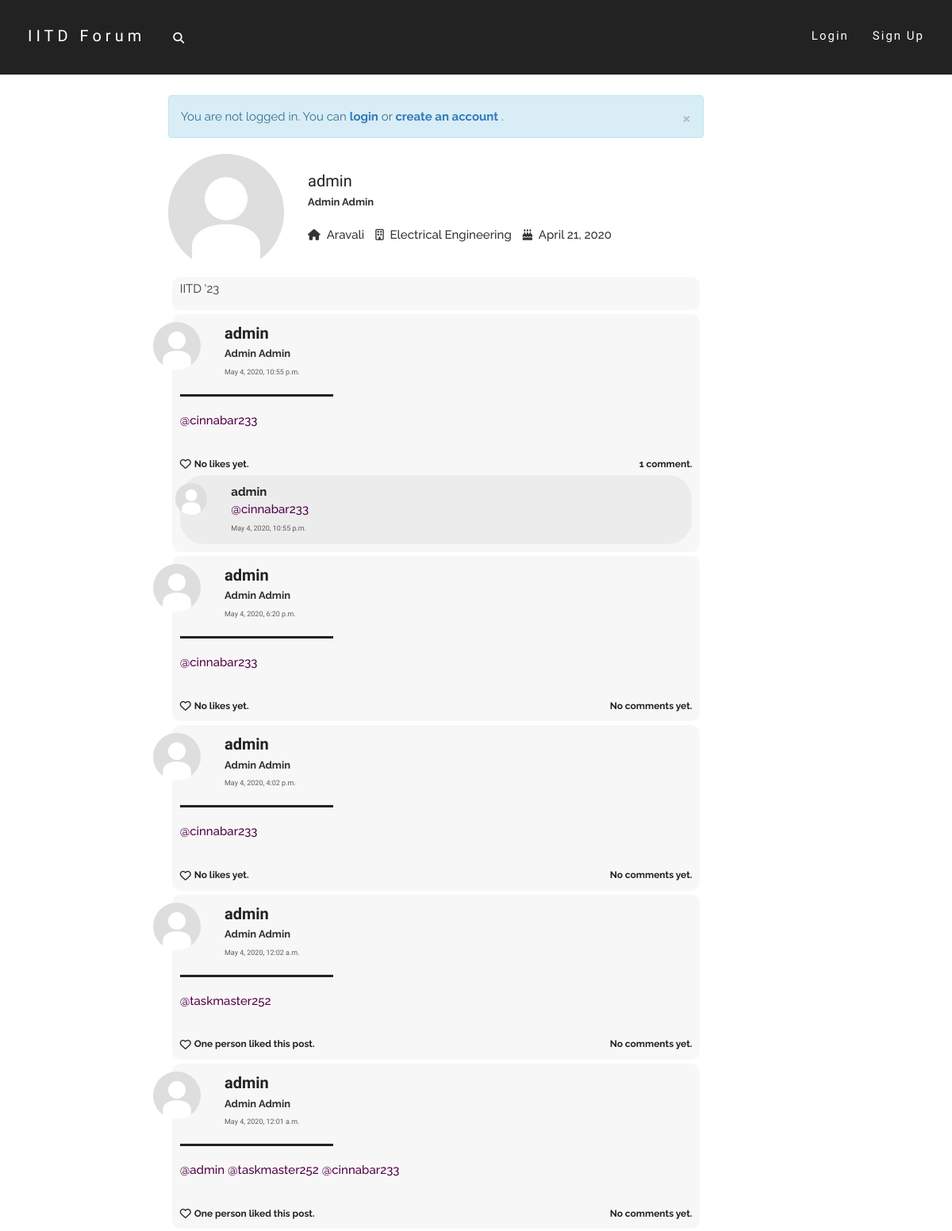
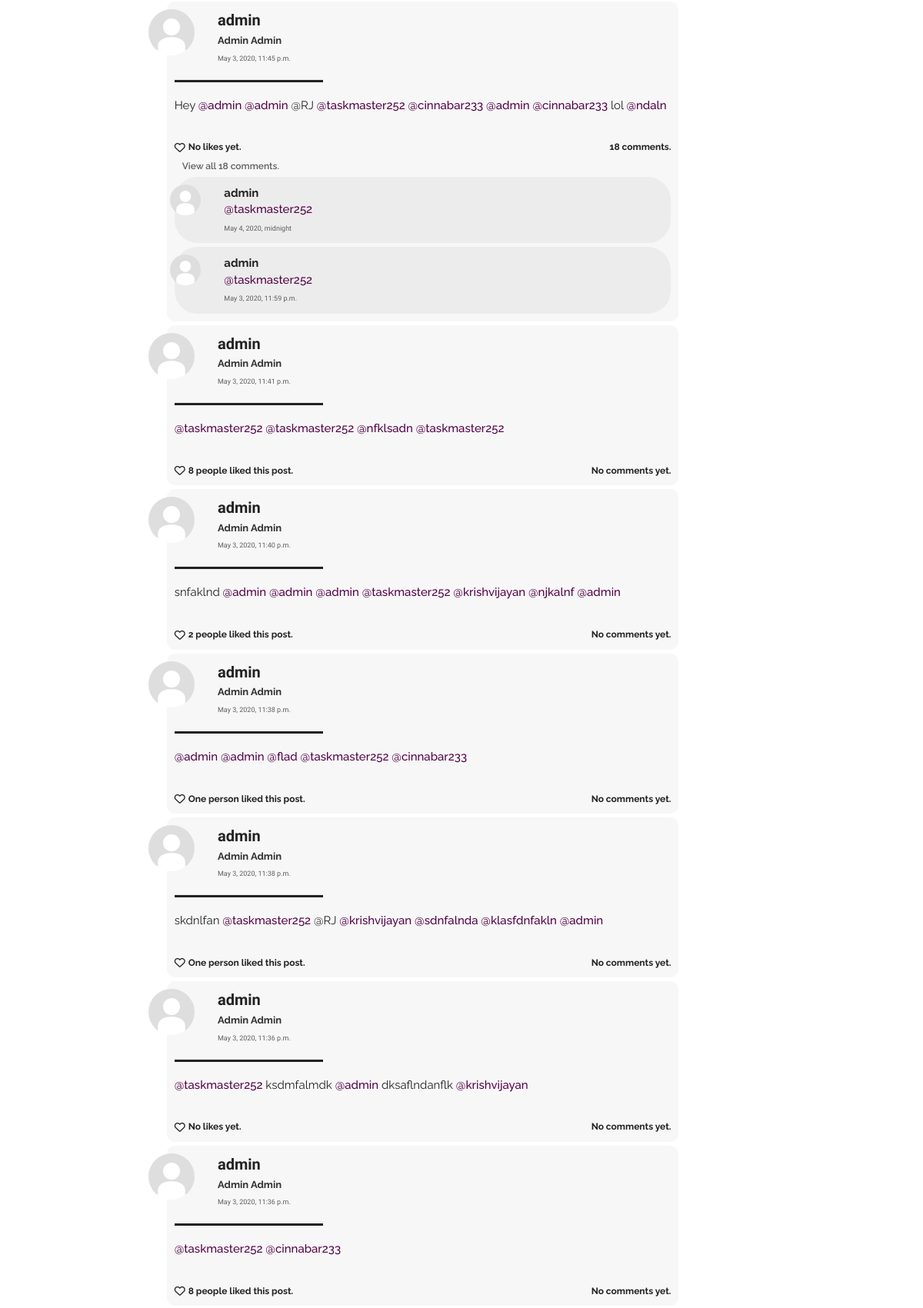
Screenshot of /users/admin/ (upper part) with the database file from the repository (2 pictures, top to bottom).
### users/models.py (models this page shows, shortened)
class Profile(models.Model):
    parent_user = models.OneToOneField(User, on_delete=models.CASCADE)
    date_of_birth = models.DateField()
    first_name = models.CharField(max_length=50)
    last_name = models.CharField(max_length=50)
    dept = models.CharField(max_length=100, default="None")
    hostel = models.CharField(max_length=100, default="None")
    image = models.ImageField(default='default.jpg',upload_to='profile-pics')
    bio = models.TextField(default='', max_length=200)
    def full_name(self):
        return self.first_name + ' ' + self.last_name

### post/models.py (models this page shows, shortened)
class Post(models.Model):
    text = models.TextField(max_length = 5000)
    author = models.ForeignKey(User, on_delete = models.CASCADE)
    pub_date = models.DateTimeField(default = timezone.now())

class Comment(models.Model):
    parent_post = models.ForeignKey(Post, on_delete = models.CASCADE)
    text = models.CharField(max_length = 500)
    author = models.ForeignKey(User, on_delete = models.CASCADE)
    pub_date = models.DateTimeField(default = timezone.now())

class PostLike(models.Model):
    parent_post = models.OneToOneField(Post, on_delete=models.CASCADE)
    likers = models.ManyToManyField(User, blank=True)

### users/views.py (the view)
# urls.py: path('<str:u_name>/', views.profile_view, name='profile_view'),
def profile_view(request, u_name):
    try:
        user = User.objects.get(username=u_name)
    except User.DoesNotExist:
        raise Http404("ERROR 404: User does not exist")
    posts = user.post_set.all().order_by('-pub_date')
    return render(request, 'users/profile.html', {'user': user, 'posts':posts, 'title': user.username})

### users/templates/users/profile.html (shortened to what this page needs)
{% extends "post/base.html" %}
{% load post_filters %}
{% block content %}
    <div class="row">
        <div class="col-md-3 profile-img-div">
            <img class="img-circle img-responsive profile-pic" style="float: left;" width=150 height=150 src="{{ user.profile.image.url }}" alt="default.jpg">
        </div>
        <div class="col-md-9 profile-details-div">
            <br>
            <font class="username-font">
                {{user.username}}
            </font>
            <br>
            <font class="name-font">
                {{user.profile.full_name}}
            </font>
            <br><br>
            <ul class="list-inline">
                <li>
                    <i class="fas fa-home"></i>&nbsp;
                    <font class="details-font">{{user.profile.hostel}}</font>
                </li>
                <li>
                    <i class="far fa-building"></i>&nbsp;
                    <font class="details-font">{{user.profile.dept}}</font>
                </li>
                <li>
                    <i class="fas fa-birthday-cake"></i>&nbsp;
                    <font class="details-font">{{user.profile.date_of_birth}}</font>
                </li>
            </ul>
        </div>
    </div>
    <div class="bio-div">
        <font class="bio-font">
            {% if user.profile.bio %}
                {{user.profile.bio|urlize|linebreaks|tagize|safe}}
            {% else %}
                No bio yet.
            {% endif %}
        </font>
    </div>
    {% for post in posts %}
    <div class="home-post-div"  id="post-{{ post.id }}-div">
        <div class="row">
            <div class="col-md-1">
                <img class="img-circle profile-pic" width=60 height=60 src="{{ post.author.profile.image.url }}" alt="default.jpg">
            </div>
            <div class="col-md-10">
                <font class="username-font">
                    <b>{{post.author.username}}</b>
                </font>
                <br>
                <font class="name-font">
                    {{post.author.profile.full_name}}
                </font>
                <br>
                <a href="{% url 'post:post_view' post.id %}" class="date-font">
                    {{post.pub_date}}
                </a>
            </div>
            <div class="col-md-1 delete-div">
            </div>
        </div>
        <hr class="hr1" align="left">
        <font class="post-content-font">
            {% if post.text|linebreaks|length < 600 %}
                <div class="content-div"> {{post.text|urlize|linebreaks|tagize|safe}} </div>
            {% endif %}
        </font>
        <br>
        <div class="like-wrapper">
            {% if request.user in post.postlike.likers.all %}
                <div class="like-button-wrapper">
                    <i class="fa fa-heart liked like-button" aria-hidden="true" id="like{{ post.id }}" data-catid="{{ post.id }}"></i>
                </div>
                <a href="#" data-toggle="modal" data-target="#like-modal-{{post.id}}" target="_blank">
                    <div class="likes-count like-count-font" id="likes-count{{ post.id }}" data-catid="{{post.postlike.likers.count}}">
                        {% if post.postlike.likers.count == 1 %}
                            You liked this post.
                        {% elif post.postlike.likers.count == 2 %}
                            You and one other liked this post.
                        {% else %}
                            You and {{ post.postlike.likers.count|add:"-1" }} others liked this post.
                        {% endif %}
                    </div>
                </a>
            {% else %}
                <div class="like-button-wrapper">
                    {% if request.user.is_authenticated %}
                        <i class="fa fa-heart-o likes like-button" aria-hidden="true" id="like{{ post.id }}" data-catid="{{ post.id }}"></i>
                    {% else %}
                        <a href="{% url 'login' %}"><i class="fa fa-heart-o likes like-button" aria-hidden="true" id="like{{ post.id }}" data-catid="{{ post.id }}"></i></a>
                    {% endif %}
                </div>
                <a href="#" data-toggle="modal" data-target="#like-modal-{{post.id}}" target="_blank">
                    <div class="likes-count like-count-font" id="likes-count{{ post.id }}" data-catid="{{post.postlike.likers.count}}">
                        {% if post.postlike.likers.count == 0 %}
                            No likes yet.
                        {% elif post.postlike.likers.count == 1 %}
                            One person liked this post.
                        {% else %}
                            {{ post.postlike.likers.count }} people liked this post.
                        {% endif %}
                    </div>
                </a>
            {% endif %}
            <div class="comments-count like-count-font">
                {% if post.comment_set.all|length == 0 %}
                    No comments yet.
                {% elif post.comment_set.all|length == 1 %}
                    1 comment.
                {% else %}
                    {{post.comment_set.all|length}} comments.
                {% endif %}
            </div>
        </div>
        {% if post.comment_set.all|length > 2 %}
            <div class="like-wrapper">
                <div class="likes-count" style="margin-left: 10px;">
                    <a href="{% url 'post:post_view' post.id %}" class="more-comments-font">View all {{post.comment_set.all|length}} comments.</a>
                </div>
            </div>
        {% endif %}
        {% for comment in post.comment_set.all|dictsortreversed:"pub_date"|slice:":2" %}
        <div id="comment-{{comment.id}}-div">
            <div class="comment-div">
                <div class="row">
                    <div class="col-md-1">
                        <img class="img-circle profile-pic" width=40 height=40 src="{{ comment.author.profile.image.url }}" alt="default.jpg">
                    </div>
                    <div class="col-md-10 content-div">
                        <a href="{% url 'users:profile_view' comment.author.username %}" class="post-head">
                            <font class="comment-username-font">
                                    <b>{{comment.author.username}}</b>
                                </a>
                                  {{comment.text|urlize|linebreaks|tagize|safe}}
                        <font class="date-font">
                            {{comment.pub_date}}
                        </font>
                    </div>
                    <div class="col-md-1 comment-delete-div">
                    </div>
                </div>
            </div>
        </div>
        {% endfor %}
    </div>
    {% endfor %}
{% endblock content %}

### post/static/post/style.css (style rules this page uses)
html, body { width: auto !important; overflow-x: hidden !important; }
body { position:relative; max-width:100%; }
.tag-link { text-align: left !important; }
.tag-link::after { border: none !important; }
.home-post-div { margin:5px; background-color: #f7f7f7; padding:10px; border-radius: 10px; }
.comment-div { padding:10px; margin-top:5px; border-radius: 30px; background-color: #ececec; }
.content-div { overflow-wrap:break-word; }
.username-font { font-family: 'Spartan',sans-serif; font-size:20px; color:#222; }
.comment-username-font { font-family: 'Raleway',sans-serif; font-size:15px; color:#222; text-decoration:none; }
.comment-username-font p { margin: 0; }
.name-font { font-family: 'Raleway',sans-serif; font-size:13px; font-weight: 700; color:rgb(49, 49, 49); }
.date-font { font-family: 'Spartan',sans-serif; font-size:9px; font-weight: 500; color:rgb(94, 94, 94); transition:all 0.3s ease; -webkit-transition:all 0.3s ease; -moz-transition:all 0.3s ease; -o-transition:all 0.3s ease; }
.profile-pic { float: right; object-fit: cover; transition:all 0.4s ease; -webkit-transition:all 0.4s ease; -moz-transition:all 0.4s ease; -o-transition:all 0.4s ease; }
.delete-div { padding-top: 5px; }
.post-content-font { font-family: 'Raleway',sans-serif; font-size:15px; color:#222; }
.like-count-font { font-family: 'Raleway',sans-serif; font-size:12px; font-weight: 700; color:#222; }
.like-wrapper { display: flex; }
.likes-count { margin-top: 3px; margin-left: 4px; margin-right: 4px; }
.comments-count { margin-top: 3px; margin-left:auto; margin-right:0; }
.more-comments-font { font-family: 'Raleway',sans-serif; font-size:12px; font-weight: 600; color:rgb(94, 94, 94); transition:all 0.3s ease; -webkit-transition:all 0.3s ease; -moz-transition:all 0.3s ease; -o-transition:all 0.3s ease; }
.like-button-wrapper { margin-top: 0.5px; }
.likes { color:#222; transition:all 0.4s ease; -webkit-transition:all 0.4s ease; -moz-transition:all 0.4s ease; -o-transition:all 0.4s ease; }
.details-font { font-family: 'Raleway', sans-serif; font-size: 15px; font-weight: 500; }
.bio-div { margin:5px; background-color: #f7f7f7; padding:5px 10px; border-radius: 10px; }
.bio-font { font-family: 'Raleway', sans-serif; font-size: 15px; font-weight: 400; }
.hr1 { background-color:#222; width:30%; height:3px; }
.profile-img-div { display:block; min-height: 150px; }
.tag-link { text-decoration: none; font-weight:500; color:rgb(83, 0, 72); }

### rows the page displays
Post: author.profile.image (placeholder picture), author.username "admin", author.profile.full_name "Admin Admin", pub_date "May 4, 2020, 10:55 p.m.", text|tagize "@cinnabar233", shows "No likes yet.", shows "1 comment."
Comment: author.profile.image (placeholder picture), author.username "admin", text|tagize "@cinnabar233", pub_date "May 4, 2020, 10:55 p.m."
Post: author.profile.image (placeholder picture), author.username "admin", author.profile.full_name "Admin Admin", pub_date "May 4, 2020, 6:20 p.m.", text|tagize "@cinnabar233", shows "No likes yet.", shows "No comments yet."
Post: author.profile.image (placeholder picture), author.username "admin", author.profile.full_name "Admin Admin", pub_date "May 4, 2020, 4:02 p.m.", text|tagize "@cinnabar233", shows "No likes yet.", shows "No comments yet."
Post: author.profile.image (placeholder picture), author.username "admin", author.profile.full_name "Admin Admin", pub_date "May 4, 2020, 12:02 a.m.", text|tagize "@taskmaster252", shows "One person liked this post.", shows "No comments yet."
Post: author.profile.image (placeholder picture), author.username "admin", author.profile.full_name "Admin Admin", pub_date "May 4, 2020, 12:01 a.m.", text|tagize "@admin @taskmaster252 @cinnabar233", shows "One person liked this post.", shows "No comments yet."
Post: author.profile.image (placeholder picture), author.username "admin", author.profile.full_name "Admin Admin", pub_date "May 3, 2020, 11:45 p.m.", text|tagize "Hey @admin @admin @RJ @taskmaster252 @cinnabar233 @admin @cinnabar233 lol @ndaln", shows "No likes yet.", comment_set.all|length "18"
Comment: author.profile.image (placeholder picture), author.username "admin", text|tagize "@taskmaster252", pub_date "May 4, 2020, midnight"
Comment: author.profile.image (placeholder picture), author.username "admin", text|tagize "@taskmaster252", pub_date "May 3, 2020, 11:59 p.m."
Post: author.profile.image (placeholder picture), author.username "admin", author.profile.full_name "Admin Admin", pub_date "May 3, 2020, 11:41 p.m.", text|tagize "@taskmaster252 @taskmaster252 @nfklsadn @taskmaster252", postlike.likers.count "8", shows "No comments yet."
Post: author.profile.image (placeholder picture), author.username "admin", author.profile.full_name "Admin Admin", pub_date "May 3, 2020, 11:40 p.m.", text|tagize "snfaklnd @admin @admin @admin @taskmaster252 @krishvijayan @njkalnf @admin", postlike.likers.count "2", shows "No comments yet."
Post: author.profile.image (placeholder picture), author.username "admin", author.profile.full_name "Admin Admin", pub_date "May 3, 2020, 11:38 p.m.", text|tagize "@admin @admin @flad @taskmaster252 @cinnabar233", shows "One person liked this post.", shows "No comments yet."
Post: author.profile.image (placeholder picture), author.username "admin", author.profile.full_name "Admin Admin", pub_date "May 3, 2020, 11:38 p.m.", text|tagize "skdnlfan @taskmaster252 @RJ @krishvijayan @sdnfalnda @klasfdnfakln @admin", shows "One person liked this post.", shows "No comments yet."
Post: author.profile.image (placeholder picture), author.username "admin", author.profile.full_name "Admin Admin", pub_date "May 3, 2020, 11:36 p.m.", text|tagize "@taskmaster252 ksdmfalmdk @admin dksaflndanflk @krishvijayan", shows "No likes yet.", shows "No comments yet."
Post: author.profile.image (placeholder picture), author.username "admin", author.profile.full_name "Admin Admin", pub_date "May 3, 2020, 11:36 p.m.", text|tagize "@taskmaster252 @cinnabar233", postlike.likers.count "8", shows "No comments yet."

### other values shown
{{ user.username }} "admin"
{{ user.profile.full_name }} "Admin Admin"
{{ user.profile.hostel }} "Aravali"
{{ user.profile.dept }} "Electrical Engineering"
{{ user.profile.date_of_birth }} "April 21, 2020"
{{ user.profile.bio|urlize|linebreaks|tagize|safe }} "IITD '23"
